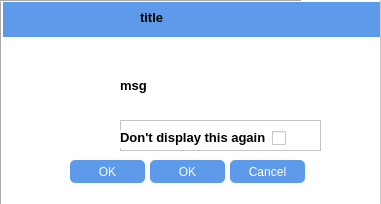
<?xml version="1.0" encoding="UTF-8"?>
<ui version="4.0">
 <class>Message</class>
 <widget class="QDialog" name="Message">
  <property name="geometry">
   <rect>
    <x>0</x>
    <y>0</y>
    <width>381</width>
    <height>204</height>
   </rect>
  </property>
  <property name="minimumSize">
   <size>
    <width>0</width>
    <height>0</height>
   </size>
  </property>
  <property name="maximumSize">
   <size>
    <width>16777215</width>
    <height>16777215</height>
   </size>
  </property>
  <property name="windowTitle">
   <string>Dialog</string>
  </property>
  <property name="styleSheet">
   <string notr="true">background-color: rgb(255, 255, 255);</string>
  </property>
  <widget class="QToolButton" name="toolButton_2">
   <property name="geometry">
    <rect>
     <x>0</x>
     <y>70</y>
     <width>111</width>
     <height>51</height>
    </rect>
   </property>
   <property name="styleSheet">
    <string notr="true">color: rgb(255, 255, 255);
border:0px;

</string>
   </property>
   <property name="text">
    <string>...</string>
   </property>
   <property name="icon">
    <iconset resource="../image/image.qrc">
     <normaloff>:/new/image/attention.png</normaloff>:/new/image/attention.png</iconset>
   </property>
   <property name="iconSize">
    <size>
     <width>50</width>
     <height>50</height>
    </size>
   </property>
  </widget>
  <widget class="QPushButton" name="question_okBtn">
   <property name="geometry">
    <rect>
     <x>70</x>
     <y>160</y>
     <width>75</width>
     <height>23</height>
    </rect>
   </property>
   <property name="styleSheet">
    <string notr="true">background-color: rgb(94, 154, 234);
color: rgb(255, 255, 255);
border-radius:5px 5px 5px 5px</string>
   </property>
   <property name="text">
    <string>OK</string>
   </property>
  </widget>
  <widget class="QPushButton" name="question_cancelBtn">
   <property name="geometry">
    <rect>
     <x>230</x>
     <y>160</y>
     <width>75</width>
     <height>23</height>
    </rect>
   </property>
   <property name="styleSheet">
    <string notr="true">background-color: rgb(94, 154, 234);
color: rgb(255, 255, 255);
border-radius:5px 5px 5px 5px</string>
   </property>
   <property name="text">
    <string>Cancel</string>
   </property>
  </widget>
  <widget class="QPushButton" name="tip_okBtn">
   <property name="geometry">
    <rect>
     <x>150</x>
     <y>160</y>
     <width>75</width>
     <height>23</height>
    </rect>
   </property>
   <property name="styleSheet">
    <string notr="true">background-color: rgb(94, 154, 234);
color: rgb(255, 255, 255);
border-radius:5px 5px 5px 5px</string>
   </property>
   <property name="text">
    <string>OK</string>
   </property>
  </widget>
  <widget class="QWidget" name="titleBar" native="true">
   <property name="geometry">
    <rect>
     <x>0</x>
     <y>2</y>
     <width>401</width>
     <height>35</height>
    </rect>
   </property>
   <property name="minimumSize">
    <size>
     <width>0</width>
     <height>35</height>
    </size>
   </property>
   <property name="maximumSize">
    <size>
     <width>16777215</width>
     <height>35</height>
    </size>
   </property>
   <property name="styleSheet">
    <string notr="true">background-color: rgb(94, 154, 234);</string>
   </property>
   <widget class="QLabel" name="titleTips">
    <property name="geometry">
     <rect>
      <x>140</x>
      <y>0</y>
      <width>91</width>
      <height>31</height>
     </rect>
    </property>
    <property name="font">
     <font>
      <family>Arial</family>
      <pointsize>10</pointsize>
      <weight>75</weight>
      <bold>true</bold>
     </font>
    </property>
    <property name="layoutDirection">
     <enum>Qt::LeftToRight</enum>
    </property>
    <property name="autoFillBackground">
     <bool>false</bool>
    </property>
    <property name="text">
     <string>title</string>
    </property>
   </widget>
   <widget class="QLabel" name="label_2">
    <property name="geometry">
     <rect>
      <x>0</x>
      <y>0</y>
      <width>1</width>
      <height>205</height>
     </rect>
    </property>
    <property name="styleSheet">
     <string notr="true">background-color: rgb(203, 203, 203);</string>
    </property>
    <property name="text">
     <string/>
    </property>
   </widget>
  </widget>
  <widget class="QLabel" name="label">
   <property name="geometry">
    <rect>
     <x>380</x>
     <y>0</y>
     <width>20</width>
     <height>205</height>
    </rect>
   </property>
   <property name="styleSheet">
    <string notr="true">background-color: rgb(203, 203, 203);</string>
   </property>
   <property name="text">
    <string/>
   </property>
  </widget>
  <widget class="QLabel" name="messageTips">
   <property name="geometry">
    <rect>
     <x>120</x>
     <y>50</y>
     <width>241</width>
     <height>71</height>
    </rect>
   </property>
   <property name="font">
    <font>
     <family>Arial</family>
     <pointsize>10</pointsize>
     <weight>75</weight>
     <bold>true</bold>
    </font>
   </property>
   <property name="styleSheet">
    <string notr="true"/>
   </property>
   <property name="text">
    <string>msg</string>
   </property>
   <property name="alignment">
    <set>Qt::AlignLeading|Qt::AlignLeft|Qt::AlignVCenter</set>
   </property>
   <property name="wordWrap">
    <bool>true</bool>
   </property>
  </widget>
  <widget class="Line" name="line">
   <property name="geometry">
    <rect>
     <x>0</x>
     <y>204</y>
     <width>381</width>
     <height>3</height>
    </rect>
   </property>
   <property name="orientation">
    <enum>Qt::Horizontal</enum>
   </property>
  </widget>
  <widget class="Line" name="line_2">
   <property name="geometry">
    <rect>
     <x>0</x>
     <y>0</y>
     <width>3</width>
     <height>205</height>
    </rect>
   </property>
   <property name="orientation">
    <enum>Qt::Vertical</enum>
   </property>
  </widget>
  <widget class="Line" name="line_3">
   <property name="geometry">
    <rect>
     <x>0</x>
     <y>0</y>
     <width>301</width>
     <height>2</height>
    </rect>
   </property>
   <property name="orientation">
    <enum>Qt::Horizontal</enum>
   </property>
  </widget>
  <widget class="QFrame" name="displayAgain_frame">
   <property name="geometry">
    <rect>
     <x>120</x>
     <y>120</y>
     <width>201</width>
     <height>31</height>
    </rect>
   </property>
   <property name="frameShape">
    <enum>QFrame::StyledPanel</enum>
   </property>
   <property name="frameShadow">
    <enum>QFrame::Raised</enum>
   </property>
   <widget class="QWidget" name="layoutWidget">
    <property name="geometry">
     <rect>
      <x>0</x>
      <y>10</y>
      <width>174</width>
      <height>18</height>
     </rect>
    </property>
    <layout class="QHBoxLayout" name="horizontalLayout">
     <item>
      <widget class="QLabel" name="displayAgain_label">
       <property name="font">
        <font>
         <family>Arial</family>
         <pointsize>10</pointsize>
         <weight>75</weight>
         <bold>true</bold>
        </font>
       </property>
       <property name="text">
        <string>Don't display this again</string>
       </property>
       <property name="alignment">
        <set>Qt::AlignLeading|Qt::AlignLeft|Qt::AlignTop</set>
       </property>
      </widget>
     </item>
     <item>
      <widget class="QCheckBox" name="displayAgain_cb">
       <property name="text">
        <string/>
       </property>
      </widget>
     </item>
    </layout>
   </widget>
  </widget>
  <zorder>titleBar</zorder>
  <zorder>toolButton_2</zorder>
  <zorder>question_okBtn</zorder>
  <zorder>question_cancelBtn</zorder>
  <zorder>tip_okBtn</zorder>
  <zorder>label</zorder>
  <zorder>messageTips</zorder>
  <zorder>line</zorder>
  <zorder>line_2</zorder>
  <zorder>line_3</zorder>
  <zorder>displayAgain_frame</zorder>
 </widget>
 <resources>
  <include location="../image/image.qrc"/>
 </resources>
 <connections/>
</ui>
